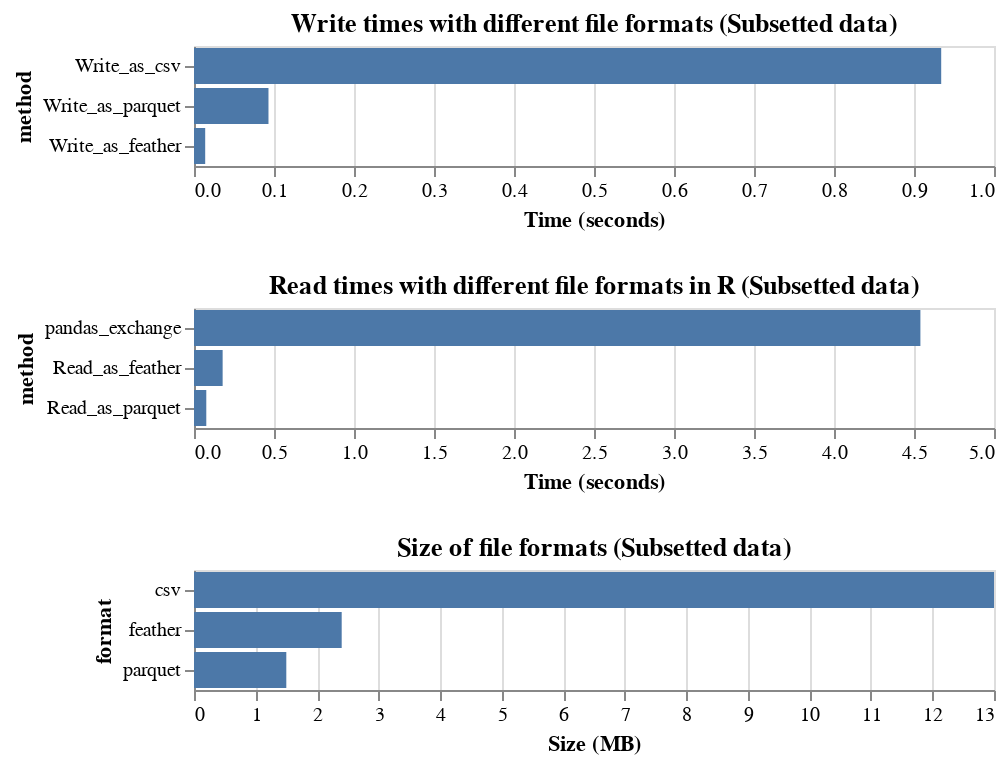

The code cell stored with this chart in its notebook:
### Code cell
#plots
plot_write = alt.Chart(speed1[0:3], title = "Write times with different file formats (Subsetted data)").mark_bar().encode(
    alt.X("time", title= "Time (seconds)"),
    alt.Y("method", sort='-x')
)

plot_read = alt.Chart(speed1[3:6],  title = "Read times with different file formats in R (Subsetted data)").mark_bar().encode(
    alt.X("time", title= "Time (seconds)"),
    alt.Y("method", sort='-x')
)

plot_size = alt.Chart(size,  title = "Size of file formats (Subsetted data)").mark_bar().encode(
    alt.X("size", title= "Size (MB)"),
    alt.Y("format", sort='-x')
)

plot_write & plot_read & plot_size

### Figure 1 — Vega-Lite specification as saved in the notebook (floating-point values rounded to 4 significant figures)
{"config": {"view": {"continuousWidth": 400, "continuousHeight": 300}}, "vconcat": [{"data": {"name": "data-ebe1c19872ba6491f67d76aa95ec036a"}, "mark": "bar", "encoding": {"x": {"type": "quantitative", "field": "time", "title": "Time (seconds)"}, "y": {"type": "nominal", "field": "method", "sort": "-x"}}, "title": "Write times with different file formats (Subsetted data)"}, {"data": {"name": "data-4351a5129834639f269a8d6b4829f6ee"}, "mark": "bar", "encoding": {"x": {"type": "quantitative", "field": "time", "title": "Time (seconds)"}, "y": {"type": "nominal", "field": "method", "sort": "-x"}}, "title": "Read times with different file formats in R (Subsetted data)"}, {"data": {"name": "data-7683de70ee6f294a73f46894afa3d2f3"}, "mark": "bar", "encoding": {"x": {"type": "quantitative", "field": "size", "title": "Size (MB)"}, "y": {"type": "nominal", "field": "format", "sort": "-x"}}, "title": "Size of file formats (Subsetted data)"}], "$schema": "https://vega.github.io/schema/vega-lite/v4.8.1.json", "datasets": {"data-ebe1c19872ba6491f67d76aa95ec036a": [{"method": "Write_as_csv", "time": 0.934}, {"method": "Write_as_parquet", "time": 0.0931}, {"method": "Write_as_feather", "time": 0.014}], "data-4351a5129834639f269a8d6b4829f6ee": [{"method": "Read_as_parquet", "time": 0.0768}, {"method": "Read_as_feather", "time": 0.179}, {"method": "pandas_exchange", "time": 4.54}], "data-7683de70ee6f294a73f46894afa3d2f3": [{"format": "csv", "size": 13.0}, {"format": "feather", "size": 2.4}, {"format": "parquet", "size": 1.5}]}}
